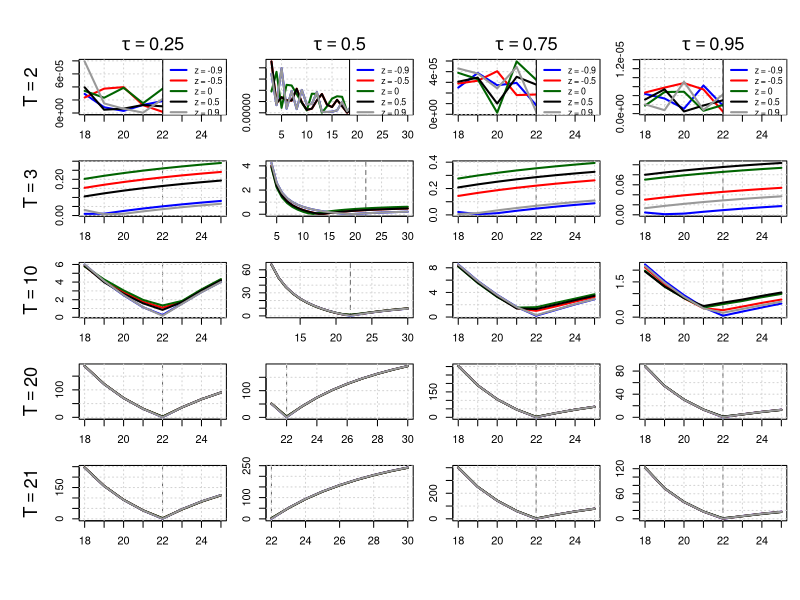

The R script that drew this image:
# ---------------------------------------------------------------------------
# Quantile-Based Peak Estimation with Laplace Noise (Multiple z, tau)
# ---------------------------------------------------------------------------
# Author: Said Maanan
# Refactored: 2025-06-19
# ---------------------------------------------------------------------------

# --- Core Functions ---
rlaplace <- function(n, location = 0, scale = 1) {
  u <- runif(n, -0.5, 0.5)
  location - scale * sign(u) * log(1 - 2 * abs(u))
}

asy_laplace_variance <- function(tau, z) {
  stopifnot(tau > 0, tau < 1, abs(z) < 1)
  mu <- tau / (1 + z) - (1 - tau) / (1 - z)
  ex2 <- 2 * tau / (1 + z)^2 + 2 * (1 - tau) / (1 - z)^2
  ex2 - mu^2
}

compute_noise_scale <- function(A, snr, tau, z) {
  sqrt((A / snr)^2 / asy_laplace_variance(tau, z))
}

quantile_loss <- function(u, tau) u * (tau - (u < 0))

med_weighted_tau <- function(I, l, s, tau) {
  T <- length(I)
  x <- I * exp(((1:T) - l)^2 / s^2)
  w <- exp(-((1:T) - l)^2 / s^2)
  o <- order(x)
  x_sorted <- x[o]; w_sorted <- w[o]
  cum_w <- cumsum(w_sorted)
  k <- min(which(cum_w >= tau * sum(w_sorted)))
  x_sorted[k]
}

compute_a <- function(I, l, s, tau) med_weighted_tau(I, l, s, tau)

objective_function <- function(I, a, l, s, tau) {
  t <- seq_along(I)
  fitted <- a * exp(-((t - l)^2) / s^2)
  mean(quantile_loss(I - fitted, tau))
}

search_best_s <- function(I, l, tau) {
  f <- function(s) objective_function(I, compute_a(I, l, s, tau), l, s, tau)
  optimize(f, c(1, 20), tol = 1e-4)$minimum
}

# --- Simulation ---
simulate_quantile_objective <- function(T, A, L, S, h, tau, snr, z, seed = NULL, force_l_gt_T = FALSE) {
  if (!is.null(seed)) set.seed(seed)
  t <- 1:T
  signal <- A * exp(-((t - L)^2) / S^2)
  b <- compute_noise_scale(A, snr, tau, z)
  noise <- rlaplace(T, scale = b)
  I <- signal + noise
  l_grid <- if (force_l_gt_T) seq(T + 1, h) else seq(L - 4, L + 3)
  
  data.frame(
    l = l_grid,
    loss = sapply(l_grid, function(l) {
      s <- search_best_s(I, l, tau)
      a <- compute_a(I, l, s, tau)
      objective_function(I, a, l, s, tau)
    }),
    T = T, z = z
  )
}

# --- Config ---
A_true <- 15000
L_true <- 22
S_true <- 10
h <- 30
Ts_free <- c(2, 3, 10, 20, 21)
z_vals <- c(-0.9, -0.5, 0, 0.5, 0.9)
snr <- 1000
seed <- 280
tau_vals <- c(0.25, 0.5, 0.75, 0.95)

# --- Combined Simulation and Plotting ---
results_all <- do.call(rbind, lapply(tau_vals, function(tau) {
  do.call(rbind, lapply(z_vals, function(z) {
    res_z <- do.call(rbind, lapply(Ts_free, function(T) {
      simulate_quantile_objective(T, A_true, L_true, S_true, h,
                                  tau, snr, z, seed, force_l_gt_T = (tau == 0.5))
    }))
    res_z$z <- z
    res_z$tau <- tau
    res_z
  }))
}))

plot_all_quantile_objectives_zcompare <- function(results_all, L_true) {
  Ts <- sort(unique(results_all$T))
  taus <- sort(unique(results_all$tau))
  z_vals <- sort(unique(results_all$z))
  colors <- c("blue", "red", "darkgreen", "black", "grey60")
  
  nrow <- length(Ts)
  ncol <- length(taus)
  
  pdf(file = "plot_all_tau_zcompare.pdf", width = 2.5 * ncol, height = 2.5 * nrow)
  old_par <- par(mfrow = c(nrow, ncol), mar = c(2, 2, 1.5, 1), oma = c(4, 4, 3, 0), bg = "white")
  on.exit({ par(old_par); dev.off() })
  
  for (i in seq_along(Ts)) {
    for (j in seq_along(taus)) {
      T_val <- Ts[i]
      tau_val <- taus[j]
      df_sub <- subset(results_all, T == T_val & tau == tau_val)
      
      x_range <- range(df_sub$l)
      y_range <- range(df_sub$loss)
      
      plot(NA, xlim = x_range, ylim = y_range,
           xlab = "", ylab = "", main = "")
      abline(v = L_true, col = "gray40", lty = 2)
      grid()
      
      for (k in seq_along(z_vals)) {
        df_z <- subset(df_sub, z == z_vals[k])
        lines(df_z$l, df_z$loss, col = colors[k], lwd = 2)
      }
      
      # Add tau label on top
      if (i == 1) mtext(bquote(tau == .(tau_val)), side = 3, line = 0.5, cex = 1.1)
      # Add T label on the left
      if (j == 1) mtext(bquote(T == .(T_val)), side = 2, line = 3, cex = 1.1)
      
      # Legend only in top row
      if (i == 1) {
        legend("topright", legend = paste("z =", z_vals),
               col = colors, lwd = 2, cex = 0.8)
      }
    }
  }
  
  # mtext("Peak Location Candidate l", side = 1, outer = TRUE, line = 2.5, cex = 1.2)
  # mtext(expression("Objective Function " * f[tau]), side = 2, outer = TRUE, line = 2.5, cex = 1.2)
  # mtext("Quantile-Based Peak Estimation — Laplace Noise", side = 3, outer = TRUE, line = 1.5, cex = 1.4)
}

plot_all_quantile_objectives_zcompare(results_all, L_true)
cat("Merged plot saved to plot_all_tau_zcompare.png\n")
